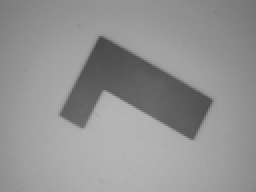
%> input picture dsp mp3/L_shaped1.bmp, 128 x 96 px, shrunk from 480 x 360 before the run (shown 2 times larger)
$ octave estimatesize.m   (GNU Octave 9; MATLAB toolbox functions it lacks are replaced by stand-ins)
%> lines starting %> are read from the running program, lines starting %| are printed output that depends on the picture; in (x1, y1, x2, y2) boxes, pixels count from 0 and x2, y2 are one past the last pixel; in counts of white or black regions, pixels touching at a corner belong together; the program's own positions count from 1
% read and display image
L1 = imread('L_shaped1.bmp');
%> L1 is the input picture: size 96x128 uint8; min 70, max 181, mean 146.8
L2 = imread('L_shaped2.bmp');
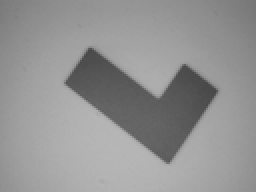
%> input picture dsp mp3/L_shaped2.bmp, 128 x 96 px, shrunk from 480 x 360 before the run (shown 2 times larger)
%> L2 is the input picture: size 96x128 uint8; min 70, max 182, mean 147.3

% COUNT FOR L1

% histogram equalization to spread out the values
img = L1;
L = 128;
% count the intensities
[row, col] = size(img);
%> row = 96; col = 128
count = zeros(256,1);
% the 1 represents intensity 0 [0~255]
for i=1:256
    for r=1:row
        for c=1:col
            if i-1 == img(r,c)
                count(i) = count(i) + 1;
            end
        end
    end
end
%> after the loop, count = 256 values, max 331 at index 163, min 0 at index 1, mean 48
% compute cumulative frequency
cumfreq = zeros(size(count));
cumfreq(1) = count(1);
for i=2:length(cumfreq)
    cumfreq(i) = cumfreq(i-1)+count(i);
end
%> after the loop, cumfreq = 256 values from 0 to 12288
% get mininum cumulative frequency
for i=1:length(count)
    if count(i) > 0
        cdfmin = i-1;
        break;
    end
end
%> this loop made 71 passes
%> after the loop, cdfmin = 70
% map to scaled values
histedimg2 = img;
M = row;
%> M = 96
N = col;
%> N = 128
for r=1:row
    for c=1:col
        v = histedimg2(r,c)+1;
        h = floor((cumfreq(v) - cdfmin) / ((M*N) - cdfmin) * (L-1));
        histedimg2(r,c) = h;
    end
end
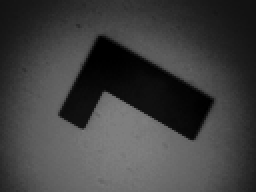
%> histedimg2: size 96x128 uint8 (shown 2 times larger); min 0, max 127, mean 63.6
binlocation = (0:255)';
histedcount = zeros(256,1);
for i=1:256
    for r=1:row
        for c=1:col
            if i-1 == histedimg2(r,c)
                histedcount(i) = histedcount(i) + 1;
            end
        end
    end
end
%> after the loop, histedcount = 256 values, max 331 at index 92, min 0 at index 32, mean 48
% thresholding to cut the values into the L shape and the background
% thersholding2: split the histogram based on the average between 2 peaks
[maxval, maxind] = max(histedcount);
%> maxval = 331; maxind = 92
[secval, secind] = max(histedcount(histedcount ~= maxval));
%> secval = 311; secind = 72
avemax = mean(maxind, secind);
%> avemax = 92
threshold2 = avemax;
%> threshold2 = 92
% binarization2
bin2img = img;
for r=1:row
    for c=1:col
        if bin2img(r,c) < threshold2
            bin2img(r,c) = 0;
        else
            bin2img(r,c) = 255;
        end
    end
end
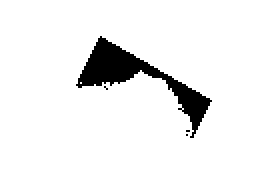
%> bin2img: size 96x128 uint8 (shown 2 times larger); 93.3% white; 4 black regions (3 under 20 px), largest, box (x1, y1, x2, y2) and area: (38, 18, 106, 69) 818

% count the white parts aka the L shaped values
countforL1 = 0;
for r=1:row
    for c=1:col
        if bin2img(r,c) == 255
            countforL1 = countforL1+1;
        end
    end
end
%> after the loop, countforL1 = 11465

% COUNT FOR L2

% histogram equalization to spread out the values
img = L2;
% count the intensities
[row, col] = size(img);
count = zeros(256,1);
% the 1 represents intensity 0 [0~255]
for i=1:256
    for r=1:row
        for c=1:col
            if i-1 == img(r,c)
                count(i) = count(i) + 1;
            end
        end
    end
end
%> after the loop, count = 256 values, max 367 at index 163, min 0 at index 1, mean 48
% compute cumulative frequency
cumfreq = zeros(size(count));
cumfreq(1) = count(1);
for i=2:length(cumfreq)
    cumfreq(i) = cumfreq(i-1)+count(i);
end
% get mininum cumulative frequency
for i=1:length(count)
    if count(i) > 0
        cdfmin = i-1;
        break;
    end
end
% map to scaled values
histedimg2 = img;
M = row;
N = col;
for r=1:row
    for c=1:col
        v = histedimg2(r,c)+1;
        h = floor((cumfreq(v) - cdfmin) / ((M*N) - cdfmin) * (L-1));
        histedimg2(r,c) = h;
    end
end
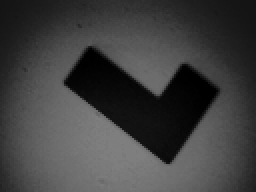
%> histedimg2: size 96x128 uint8 (shown 2 times larger); min 0, max 127, mean 63.6; mean of the top-left, top-right, bottom-left and bottom-right quarters 48.7, 49.8, 93.1, 62.8
binlocation = (0:255)';
histedcount = zeros(256,1);
%> (the run ends here)
